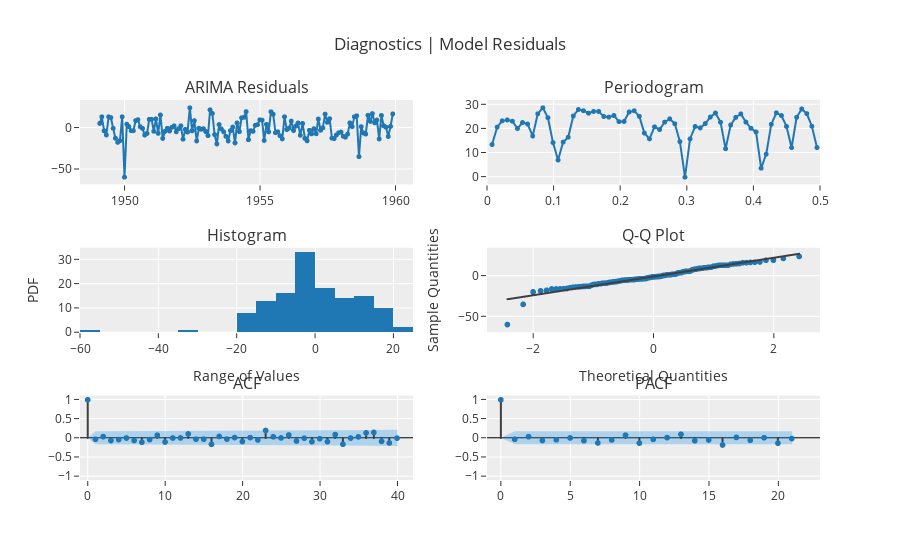

The notebook cell this image was saved under:
### Code cell
exp.plot_model(sarima110111, plot='diagnostics')

### Figure 1 — Plotly figure (JSON) as saved in the notebook; plotly's stock layout.template omitted (floating-point values rounded to 4 significant figures; data arrays with more than 128 entries replaced by an {"elided": "..."} marker saying what was removed)
{"data": [{"line": {"color": "rgb(31, 119, 180)", "width": 2}, "marker": {"color": "rgb(31, 119, 180)", "size": 5}, "mode": "lines+markers", "name": "ARIMA", "showlegend": false, "type": "scattergl", "x": {"elided": "131 str values"}, "xaxis": "x", "y": {"elided": "131 float values"}, "yaxis": "y"}, {"hoverinfo": "text", "hovertext": ["Freq: 0.0076<br>Ampl: 13.4192<br>Time period: 131.0", "Freq: 0.0153<br>Ampl: 20.6842<br>Time period: 65.5", "Freq: 0.0229<br>Ampl: 23.3034<br>Time period: 43.6667", "Freq: 0.0305<br>Ampl: 23.6682<br>Time period: 32.75", "Freq: 0.0382<br>Ampl: 23.1453<br>Time period: 26.2", "Freq: 0.0458<br>Ampl: 20.1035<br>Time period: 21.8333", "Freq: 0.0534<br>Ampl: 22.5983<br>Time period: 18.7143", "Freq: 0.0611<br>Ampl: 21.9528<br>Time period: 16.375", "Freq: 0.0687<br>Ampl: 16.9868<br>Time period: 14.5556", "Freq: 0.0763<br>Ampl: 26.249<br>Time period: 13.1", "Freq: 0.084<br>Ampl: 28.7357<br>Time period: 11.9091", "Freq: 0.0916<br>Ampl: 24.6128<br>Time period: 10.9167", "Freq: 0.0992<br>Ampl: 14.2329<br>Time period: 10.0769", "Freq: 0.1069<br>Ampl: 6.9543<br>Time period: 9.3571", "Freq: 0.1145<br>Ampl: 14.4327<br>Time period: 8.7333", "Freq: 0.1221<br>Ampl: 16.4677<br>Time period: 8.1875", "Freq: 0.1298<br>Ampl: 25.3343<br>Time period: 7.7059", "Freq: 0.1374<br>Ampl: 28.0212<br>Time period: 7.2778", "Freq: 0.145<br>Ampl: 27.5111<br>Time period: 6.8947", "Freq: 0.1527<br>Ampl: 26.5004<br>Time period: 6.55", "Freq: 0.1603<br>Ampl: 27.2249<br>Time period: 6.2381", "Freq: 0.1679<br>Ampl: 27.2226<br>Time period: 5.9545", "Freq: 0.1756<br>Ampl: 25.1307<br>Time period: 5.6957", "Freq: 0.1832<br>Ampl: 24.8596<br>Time period: 5.4583", "Freq: 0.1908<br>Ampl: 25.5187<br>Time period: 5.24", "Freq: 0.1985<br>Ampl: 22.9608<br>Time period: 5.0385", "Freq: 0.2061<br>Ampl: 23.0367<br>Time period: 4.8519", "Freq: 0.2137<br>Ampl: 27.0036<br>Time period: 4.6786", "Freq: 0.2214<br>Ampl: 27.5137<br>Time period: 4.5172", "Freq: 0.229<br>Ampl: 25.1891<br>Time period: 4.3667", "Freq: 0.2366<br>Ampl: 18.2151<br>Time period: 4.2258", "Freq: 0.2443<br>Ampl: 15.7837<br>Time period: 4.0938", "Freq: 0.2519<br>Ampl: 20.8091<br>Time period: 3.9697", "Freq: 0.2595<br>Ampl: 19.6548<br>Time period: 3.8529", "Freq: 0.2672<br>Ampl: 22.7674<br>Time period: 3.7429", "Freq: 0.2748<br>Ampl: 24.1189<br>Time period: 3.6389", "Freq: 0.2824<br>Ampl: 22.0852<br>Time period: 3.5405", "Freq: 0.2901<br>Ampl: 14.6291<br>Time period: 3.4474", "Freq: 0.2977<br>Ampl: -0.1953<br>Time period: 3.359", "Freq: 0.3053<br>Ampl: 15.7703<br>Time period: 3.275", "Freq: 0.313<br>Ampl: 20.942<br>Time period: 3.1951", "Freq: 0.3206<br>Ampl: 20.3501<br>Time period: 3.119", "Freq: 0.3282<br>Ampl: 22.1605<br>Time period: 3.0465", "Freq: 0.3359<br>Ampl: 24.8792<br>Time period: 2.9773", "Freq: 0.3435<br>Ampl: 26.5734<br>Time period: 2.9111", "Freq: 0.3511<br>Ampl: 22.7324<br>Time period: 2.8478", "Freq: 0.3588<br>Ampl: 11.6818<br>Time period: 2.7872", "Freq: 0.3664<br>Ampl: 21.5542<br>Time period: 2.7292", "Freq: 0.374<br>Ampl: 24.7387<br>Time period: 2.6735", "Freq: 0.3817<br>Ampl: 26.1973<br>Time period: 2.62", "Freq: 0.3893<br>Ampl: 22.7856<br>Time period: 2.5686", "Freq: 0.3969<br>Ampl: 20.1844<br>Time period: 2.5192", "Freq: 0.4046<br>Ampl: 18.6475<br>Time period: 2.4717", "Freq: 0.4122<br>Ampl: 3.5407<br>Time period: 2.4259", "Freq: 0.4198<br>Ampl: 9.3931<br>Time period: 2.3818", "Freq: 0.4275<br>Ampl: 21.8505<br>Time period: 2.3393", "Freq: 0.4351<br>Ampl: 26.6385<br>Time period: 2.2982", "Freq: 0.4427<br>Ampl: 25.5062<br>Time period: 2.2586", "Freq: 0.4504<br>Ampl: 20.9611<br>Time period: 2.2203", "Freq: 0.458<br>Ampl: 12.1355<br>Time period: 2.1833", "Freq: 0.4656<br>Ampl: 24.7841<br>Time period: 2.1475", "Freq: 0.4733<br>Ampl: 28.2466<br>Time period: 2.1129", "Freq: 0.4809<br>Ampl: 26.2967<br>Time period: 2.0794", "Freq: 0.4885<br>Ampl: 21.0393<br>Time period: 2.0469", "Freq: 0.4962<br>Ampl: 12.1658<br>Time period: 2.0154"], "line": {"color": "#1f77b4", "width": 2}, "marker": {"size": 5}, "mode": "lines+markers", "name": "ARIMA", "showlegend": false, "type": "scattergl", "x": [0.007634, 0.01527, 0.0229, 0.03053, 0.03817, 0.0458, 0.05344, 0.06107, 0.0687, 0.07634, 0.08397, 0.0916, 0.09924, 0.1069, 0.1145, 0.1221, 0.1298, 0.1374, 0.145, 0.1527, 0.1603, 0.1679, 0.1756, 0.1832, 0.1908, 0.1985, 0.2061, 0.2137, 0.2214, 0.229, 0.2366, 0.2443, 0.2519, 0.2595, 0.2672, 0.2748, 0.2824, 0.2901, 0.2977, 0.3053, 0.313, 0.3206, 0.3282, 0.3359, 0.3435, 0.3511, 0.3588, 0.3664, 0.374, 0.3817, 0.3893, 0.3969, 0.4046, 0.4122, 0.4198, 0.4275, 0.4351, 0.4427, 0.4504, 0.458, 0.4656, 0.4733, 0.4809, 0.4885, 0.4962], "xaxis": "x2", "y": [13.42, 20.68, 23.3, 23.67, 23.15, 20.1, 22.6, 21.95, 16.99, 26.25, 28.74, 24.61, 14.23, 6.954, 14.43, 16.47, 25.33, 28.02, 27.51, 26.5, 27.22, 27.22, 25.13, 24.86, 25.52, 22.96, 23.04, 27.0, 27.51, 25.19, 18.22, 15.78, 20.81, 19.65, 22.77, 24.12, 22.09, 14.63, -0.1953, 15.77, 20.94, 20.35, 22.16, 24.88, 26.57, 22.73, 11.68, 21.55, 24.74, 26.2, 22.79, 20.18, 18.65, 3.541, 9.393, 21.85, 26.64, 25.51, 20.96, 12.14, 24.78, 28.25, 26.3, 21.04, 12.17], "yaxis": "y2"}, {"alignmentgroup": "True", "bingroup": "x", "hovertemplate": "variable=ARIMA<br>value=%{x}<br>count=%{y}<extra></extra>", "legendgroup": "ARIMA", "marker": {"color": "#1f77b4", "pattern": {"shape": ""}}, "name": "ARIMA", "offsetgroup": "ARIMA", "orientation": "v", "showlegend": false, "type": "histogram", "x": {"elided": "131 float values"}, "xaxis": "x3", "yaxis": "y3"}, {"marker": {"color": "#1f77b4"}, "mode": "markers", "name": "ARIMA", "showlegend": false, "type": "scattergl", "x": {"elided": "131 float values"}, "xaxis": "x4", "y": {"elided": "131 float values"}, "yaxis": "y4"}, {"line": {"color": "#3f3f3f"}, "mode": "lines", "name": "ARIMA", "showlegend": false, "type": "scattergl", "x": {"elided": "131 float values"}, "xaxis": "x4", "y": {"elided": "131 float values"}, "yaxis": "y4"}, {"line": {"color": "#3f3f3f"}, "mode": "lines", "name": "ACF", "showlegend": false, "type": "scattergl", "x": [0, 0], "xaxis": "x5", "y": [0, 1], "yaxis": "y5"}, {"line": {"color": "#3f3f3f"}, "mode": "lines", "name": "ACF", "showlegend": false, "type": "scattergl", "x": [1, 1], "xaxis": "x5", "y": [0, -0.03265], "yaxis": "y5"}, {"line": {"color": "#3f3f3f"}, "mode": "lines", "name": "ACF", "showlegend": false, "type": "scattergl", "x": [2, 2], "xaxis": "x5", "y": [0, 0.03519], "yaxis": "y5"}, {"line": {"color": "#3f3f3f"}, "mode": "lines", "name": "ACF", "showlegend": false, "type": "scattergl", "x": [3, 3], "xaxis": "x5", "y": [0, -0.06636], "yaxis": "y5"}, {"line": {"color": "#3f3f3f"}, "mode": "lines", "name": "ACF", "showlegend": false, "type": "scattergl", "x": [4, 4], "xaxis": "x5", "y": [0, -0.04064], "yaxis": "y5"}, {"line": {"color": "#3f3f3f"}, "mode": "lines", "name": "ACF", "showlegend": false, "type": "scattergl", "x": [5, 5], "xaxis": "x5", "y": [0, -0.001039], "yaxis": "y5"}, {"line": {"color": "#3f3f3f"}, "mode": "lines", "name": "ACF", "showlegend": false, "type": "scattergl", "x": [6, 6], "xaxis": "x5", "y": [0, -0.06522], "yaxis": "y5"}, {"line": {"color": "#3f3f3f"}, "mode": "lines", "name": "ACF", "showlegend": false, "type": "scattergl", "x": [7, 7], "xaxis": "x5", "y": [0, -0.1107], "yaxis": "y5"}, {"line": {"color": "#3f3f3f"}, "mode": "lines", "name": "ACF", "showlegend": false, "type": "scattergl", "x": [8, 8], "xaxis": "x5", "y": [0, -0.04052], "yaxis": "y5"}, {"line": {"color": "#3f3f3f"}, "mode": "lines", "name": "ACF", "showlegend": false, "type": "scattergl", "x": [9, 9], "xaxis": "x5", "y": [0, 0.0722], "yaxis": "y5"}, {"line": {"color": "#3f3f3f"}, "mode": "lines", "name": "ACF", "showlegend": false, "type": "scattergl", "x": [10, 10], "xaxis": "x5", "y": [0, -0.1048], "yaxis": "y5"}, {"line": {"color": "#3f3f3f"}, "mode": "lines", "name": "ACF", "showlegend": false, "type": "scattergl", "x": [11, 11], "xaxis": "x5", "y": [0, 0.0002803], "yaxis": "y5"}, {"line": {"color": "#3f3f3f"}, "mode": "lines", "name": "ACF", "showlegend": false, "type": "scattergl", "x": [12, 12], "xaxis": "x5", "y": [0, 0.0006489], "yaxis": "y5"}, {"line": {"color": "#3f3f3f"}, "mode": "lines", "name": "ACF", "showlegend": false, "type": "scattergl", "x": [13, 13], "xaxis": "x5", "y": [0, 0.1065], "yaxis": "y5"}, {"line": {"color": "#3f3f3f"}, "mode": "lines", "name": "ACF", "showlegend": false, "type": "scattergl", "x": [14, 14], "xaxis": "x5", "y": [0, -0.03128], "yaxis": "y5"}, {"line": {"color": "#3f3f3f"}, "mode": "lines", "name": "ACF", "showlegend": false, "type": "scattergl", "x": [15, 15], "xaxis": "x5", "y": [0, -0.0314], "yaxis": "y5"}, {"line": {"color": "#3f3f3f"}, "mode": "lines", "name": "ACF", "showlegend": false, "type": "scattergl", "x": [16, 16], "xaxis": "x5", "y": [0, -0.1663], "yaxis": "y5"}, {"line": {"color": "#3f3f3f"}, "mode": "lines", "name": "ACF", "showlegend": false, "type": "scattergl", "x": [17, 17], "xaxis": "x5", "y": [0, 0.04035], "yaxis": "y5"}, {"line": {"color": "#3f3f3f"}, "mode": "lines", "name": "ACF", "showlegend": false, "type": "scattergl", "x": [18, 18], "xaxis": "x5", "y": [0, -0.02949], "yaxis": "y5"}, {"line": {"color": "#3f3f3f"}, "mode": "lines", "name": "ACF", "showlegend": false, "type": "scattergl", "x": [19, 19], "xaxis": "x5", "y": [0, 0.01101], "yaxis": "y5"}, {"line": {"color": "#3f3f3f"}, "mode": "lines", "name": "ACF", "showlegend": false, "type": "scattergl", "x": [20, 20], "xaxis": "x5", "y": [0, -0.09267], "yaxis": "y5"}, {"line": {"color": "#3f3f3f"}, "mode": "lines", "name": "ACF", "showlegend": false, "type": "scattergl", "x": [21, 21], "xaxis": "x5", "y": [0, 0.009805], "yaxis": "y5"}, {"line": {"color": "#3f3f3f"}, "mode": "lines", "name": "ACF", "showlegend": false, "type": "scattergl", "x": [22, 22], "xaxis": "x5", "y": [0, -0.05117], "yaxis": "y5"}, {"line": {"color": "#3f3f3f"}, "mode": "lines", "name": "ACF", "showlegend": false, "type": "scattergl", "x": [23, 23], "xaxis": "x5", "y": [0, 0.1962], "yaxis": "y5"}, {"line": {"color": "#3f3f3f"}, "mode": "lines", "name": "ACF", "showlegend": false, "type": "scattergl", "x": [24, 24], "xaxis": "x5", "y": [0, 0.03129], "yaxis": "y5"}, {"line": {"color": "#3f3f3f"}, "mode": "lines", "name": "ACF", "showlegend": false, "type": "scattergl", "x": [25, 25], "xaxis": "x5", "y": [0, 0.002003], "yaxis": "y5"}, {"line": {"color": "#3f3f3f"}, "mode": "lines", "name": "ACF", "showlegend": false, "type": "scattergl", "x": [26, 26], "xaxis": "x5", "y": [0, 0.07782], "yaxis": "y5"}, {"line": {"color": "#3f3f3f"}, "mode": "lines", "name": "ACF", "showlegend": false, "type": "scattergl", "x": [27, 27], "xaxis": "x5", "y": [0, -0.07822], "yaxis": "y5"}, {"line": {"color": "#3f3f3f"}, "mode": "lines", "name": "ACF", "showlegend": false, "type": "scattergl", "x": [28, 28], "xaxis": "x5", "y": [0, -0.005379], "yaxis": "y5"}, {"line": {"color": "#3f3f3f"}, "mode": "lines", "name": "ACF", "showlegend": false, "type": "scattergl", "x": [29, 29], "xaxis": "x5", "y": [0, -0.09731], "yaxis": "y5"}, {"line": {"color": "#3f3f3f"}, "mode": "lines", "name": "ACF", "showlegend": false, "type": "scattergl", "x": [30, 30], "xaxis": "x5", "y": [0, -0.01937], "yaxis": "y5"}, {"line": {"color": "#3f3f3f"}, "mode": "lines", "name": "ACF", "showlegend": false, "type": "scattergl", "x": [31, 31], "xaxis": "x5", "y": [0, -0.09481], "yaxis": "y5"}, {"line": {"color": "#3f3f3f"}, "mode": "lines", "name": "ACF", "showlegend": false, "type": "scattergl", "x": [32, 32], "xaxis": "x5", "y": [0, 0.0891], "yaxis": "y5"}, {"line": {"color": "#3f3f3f"}, "mode": "lines", "name": "ACF", "showlegend": false, "type": "scattergl", "x": [33, 33], "xaxis": "x5", "y": [0, -0.1638], "yaxis": "y5"}, {"line": {"color": "#3f3f3f"}, "mode": "lines", "name": "ACF", "showlegend": false, "type": "scattergl", "x": [34, 34], "xaxis": "x5", "y": [0, -0.001487], "yaxis": "y5"}, {"line": {"color": "#3f3f3f"}, "mode": "lines", "name": "ACF", "showlegend": false, "type": "scattergl", "x": [35, 35], "xaxis": "x5", "y": [0, 0.02924], "yaxis": "y5"}, {"line": {"color": "#3f3f3f"}, "mode": "lines", "name": "ACF", "showlegend": false, "type": "scattergl", "x": [36, 36], "xaxis": "x5", "y": [0, 0.1328], "yaxis": "y5"}, {"line": {"color": "#3f3f3f"}, "mode": "lines", "name": "ACF", "showlegend": false, "type": "scattergl", "x": [37, 37], "xaxis": "x5", "y": [0, 0.1468], "yaxis": "y5"}, {"line": {"color": "#3f3f3f"}, "mode": "lines", "name": "ACF", "showlegend": false, "type": "scattergl", "x": [38, 38], "xaxis": "x5", "y": [0, -0.09032], "yaxis": "y5"}, {"line": {"color": "#3f3f3f"}, "mode": "lines", "name": "ACF", "showlegend": false, "type": "scattergl", "x": [39, 39], "xaxis": "x5", "y": [0, -0.1294], "yaxis": "y5"}, {"line": {"color": "#3f3f3f"}, "mode": "lines", "name": "ACF", "showlegend": false, "type": "scattergl", "x": [40, 40], "xaxis": "x5", "y": [0, -0.00335], "yaxis": "y5"}, {"marker": {"color": "#1f77b4", "size": 6}, "mode": "markers", "name": "ACF", "showlegend": false, "type": "scattergl", "x": [0, 1, 2, 3, 4, 5, 6, 7, 8, 9, 10, 11, 12, 13, 14, 15, 16, 17, 18, 19, 20, 21, 22, 23, 24, 25, 26, 27, 28, 29, 30, 31, 32, 33, 34, 35, 36, 37, 38, 39, 40], "xaxis": "x5", "y": [1, -0.03265, 0.03519, -0.06636, -0.04064, -0.001039, -0.06522, -0.1107, -0.04052, 0.0722, -0.1048, 0.0002803, 0.0006489, 0.1065, -0.03128, -0.0314, -0.1663, 0.04035, -0.02949, 0.01101, -0.09267, 0.009805, -0.05117, 0.1962, 0.03129, 0.002003, 0.07782, -0.07822, -0.005379, -0.09731, -0.01937, -0.09481, 0.0891, -0.1638, -0.001487, 0.02924, 0.1328, 0.1468, -0.09032, -0.1294, -0.00335], "yaxis": "y5"}, {"line": {"color": "rgba(255,255,255,0)"}, "mode": "lines", "name": "UC", "showlegend": false, "type": "scatter", "x": [0, 1, 2, 3, 4, 5, 6, 7, 8, 9, 10, 11, 12, 13, 14, 15, 16, 17, 18, 19, 20, 21, 22, 23, 24, 25, 26, 27, 28, 29, 30, 31, 32, 33, 34, 35, 36, 37, 38, 39, 40], "xaxis": "x5", "y": [0, 0.1712, 0.1714, 0.1716, 0.1724, 0.1727, 0.1727, 0.1734, 0.1754, 0.1757, 0.1766, 0.1784, 0.1784, 0.1784, 0.1803, 0.1804, 0.1806, 0.185, 0.1853, 0.1854, 0.1854, 0.1868, 0.1868, 0.1872, 0.1931, 0.1933, 0.1933, 0.1942, 0.1951, 0.1951, 0.1966, 0.1966, 0.1979, 0.1991, 0.203, 0.203, 0.2032, 0.2057, 0.2087, 0.2099, 0.2122], "yaxis": "y5"}, {"fill": "tonexty", "fillcolor": "rgba(32, 146, 230,0.3)", "line": {"color": "rgba(255,255,255,0)"}, "mode": "lines", "name": "LC", "showlegend": false, "type": "scatter", "x": [0, 1, 2, 3, 4, 5, 6, 7, 8, 9, 10, 11, 12, 13, 14, 15, 16, 17, 18, 19, 20, 21, 22, 23, 24, 25, 26, 27, 28, 29, 30, 31, 32, 33, 34, 35, 36, 37, 38, 39, 40], "xaxis": "x5", "y": [0, -0.1712, -0.1714, -0.1716, -0.1724, -0.1727, -0.1727, -0.1734, -0.1754, -0.1757, -0.1766, -0.1784, -0.1784, -0.1784, -0.1803, -0.1804, -0.1806, -0.185, -0.1853, -0.1854, -0.1854, -0.1868, -0.1868, -0.1872, -0.1931, -0.1933, -0.1933, -0.1942, -0.1951, -0.1951, -0.1966, -0.1966, -0.1979, -0.1991, -0.203, -0.203, -0.2032, -0.2057, -0.2087, -0.2099, -0.2122], "yaxis": "y5"}, {"line": {"color": "#3f3f3f"}, "mode": "lines", "name": "PACF", "showlegend": false, "type": "scattergl", "x": [0, 0], "xaxis": "x6", "y": [0, 1], "yaxis": "y6"}, {"line": {"color": "#3f3f3f"}, "mode": "lines", "name": "PACF", "showlegend": false, "type": "scattergl", "x": [1, 1], "xaxis": "x6", "y": [0, -0.03291], "yaxis": "y6"}, {"line": {"color": "#3f3f3f"}, "mode": "lines", "name": "PACF", "showlegend": false, "type": "scattergl", "x": [2, 2], "xaxis": "x6", "y": [0, 0.03469], "yaxis": "y6"}, {"line": {"color": "#3f3f3f"}, "mode": "lines", "name": "PACF", "showlegend": false, "type": "scattergl", "x": [3, 3], "xaxis": "x6", "y": [0, -0.06579], "yaxis": "y6"}, {"line": {"color": "#3f3f3f"}, "mode": "lines", "name": "PACF", "showlegend": false, "type": "scattergl", "x": [4, 4], "xaxis": "x6", "y": [0, -0.04756], "yaxis": "y6"}, {"line": {"color": "#3f3f3f"}, "mode": "lines", "name": "PACF", "showlegend": false, "type": "scattergl", "x": [5, 5], "xaxis": "x6", "y": [0, 0.0007139], "yaxis": "y6"}, {"line": {"color": "#3f3f3f"}, "mode": "lines", "name": "PACF", "showlegend": false, "type": "scattergl", "x": [6, 6], "xaxis": "x6", "y": [0, -0.07042], "yaxis": "y6"}, {"line": {"color": "#3f3f3f"}, "mode": "lines", "name": "PACF", "showlegend": false, "type": "scattergl", "x": [7, 7], "xaxis": "x6", "y": [0, -0.1293], "yaxis": "y6"}, {"line": {"color": "#3f3f3f"}, "mode": "lines", "name": "PACF", "showlegend": false, "type": "scattergl", "x": [8, 8], "xaxis": "x6", "y": [0, -0.05127], "yaxis": "y6"}, {"line": {"color": "#3f3f3f"}, "mode": "lines", "name": "PACF", "showlegend": false, "type": "scattergl", "x": [9, 9], "xaxis": "x6", "y": [0, 0.0736], "yaxis": "y6"}, {"line": {"color": "#3f3f3f"}, "mode": "lines", "name": "PACF", "showlegend": false, "type": "scattergl", "x": [10, 10], "xaxis": "x6", "y": [0, -0.1337], "yaxis": "y6"}, {"line": {"color": "#3f3f3f"}, "mode": "lines", "name": "PACF", "showlegend": false, "type": "scattergl", "x": [11, 11], "xaxis": "x6", "y": [0, -0.03512], "yaxis": "y6"}, {"line": {"color": "#3f3f3f"}, "mode": "lines", "name": "PACF", "showlegend": false, "type": "scattergl", "x": [12, 12], "xaxis": "x6", "y": [0, 0.01019], "yaxis": "y6"}, {"line": {"color": "#3f3f3f"}, "mode": "lines", "name": "PACF", "showlegend": false, "type": "scattergl", "x": [13, 13], "xaxis": "x6", "y": [0, 0.0954], "yaxis": "y6"}, {"line": {"color": "#3f3f3f"}, "mode": "lines", "name": "PACF", "showlegend": false, "type": "scattergl", "x": [14, 14], "xaxis": "x6", "y": [0, -0.07122], "yaxis": "y6"}, {"line": {"color": "#3f3f3f"}, "mode": "lines", "name": "PACF", "showlegend": false, "type": "scattergl", "x": [15, 15], "xaxis": "x6", "y": [0, -0.05189], "yaxis": "y6"}, {"line": {"color": "#3f3f3f"}, "mode": "lines", "name": "PACF", "showlegend": false, "type": "scattergl", "x": [16, 16], "xaxis": "x6", "y": [0, -0.1829], "yaxis": "y6"}, {"line": {"color": "#3f3f3f"}, "mode": "lines", "name": "PACF", "showlegend": false, "type": "scattergl", "x": [17, 17], "xaxis": "x6", "y": [0, 0.01499], "yaxis": "y6"}, {"line": {"color": "#3f3f3f"}, "mode": "lines", "name": "PACF", "showlegend": false, "type": "scattergl", "x": [18, 18], "xaxis": "x6", "y": [0, -0.06005], "yaxis": "y6"}, {"line": {"color": "#3f3f3f"}, "mode": "lines", "name": "PACF", "showlegend": false, "type": "scattergl", "x": [19, 19], "xaxis": "x6", "y": [0, 0.006997], "yaxis": "y6"}, {"line": {"color": "#3f3f3f"}, "mode": "lines", "name": "PACF", "showlegend": false, "type": "scattergl", "x": [20, 20], "xaxis": "x6", "y": [0, -0.1356], "yaxis": "y6"}, {"line": {"color": "#3f3f3f"}, "mode": "lines", "name": "PACF", "showlegend": false, "type": "scattergl", "x": [21, 21], "xaxis": "x6", "y": [0, -0.01482], "yaxis": "y6"}, {"marker": {"color": "#1f77b4", "size": 6}, "mode": "markers", "name": "PACF", "showlegend": false, "type": "scattergl", "x": [0, 1, 2, 3, 4, 5, 6, 7, 8, 9, 10, 11, 12, 13, 14, 15, 16, 17, 18, 19, 20, 21], "xaxis": "x6", "y": [1, -0.03291, 0.03469, -0.06579, -0.04756, 0.0007139, -0.07042, -0.1293, -0.05127, 0.0736, -0.1337, -0.03512, 0.01019, 0.0954, -0.07122, -0.05189, -0.1829, 0.01499, -0.06005, 0.006997, -0.1356, -0.01482], "yaxis": "y6"}, {"line": {"color": "rgba(255,255,255,0)"}, "mode": "lines", "name": "UC", "showlegend": false, "type": "scatter", "x": [0, 1, 2, 3, 4, 5, 6, 7, 8, 9, 10, 11, 12, 13, 14, 15, 16, 17, 18, 19, 20, 21], "xaxis": "x6", "y": [0, 0.1712, 0.1712, 0.1712, 0.1712, 0.1712, 0.1712, 0.1712, 0.1712, 0.1712, 0.1712, 0.1712, 0.1712, 0.1712, 0.1712, 0.1712, 0.1712, 0.1712, 0.1712, 0.1712, 0.1712, 0.1712], "yaxis": "y6"}, {"fill": "tonexty", "fillcolor": "rgba(32, 146, 230,0.3)", "line": {"color": "rgba(255,255,255,0)"}, "mode": "lines", "name": "LC", "showlegend": false, "type": "scatter", "x": [0, 1, 2, 3, 4, 5, 6, 7, 8, 9, 10, 11, 12, 13, 14, 15, 16, 17, 18, 19, 20, 21], "xaxis": "x6", "y": [0, -0.1712, -0.1712, -0.1712, -0.1712, -0.1712, -0.1712, -0.1712, -0.1712, -0.1712, -0.1712, -0.1712, -0.1712, -0.1712, -0.1712, -0.1712, -0.1712, -0.1712, -0.1712, -0.1712, -0.1712, -0.1712], "yaxis": "y6"}], "layout": {"annotations": [{"font": {"size": 16}, "showarrow": false, "text": "ARIMA Residuals", "x": 0.225, "xanchor": "center", "xref": "paper", "y": 1, "yanchor": "bottom", "yref": "paper"}, {"font": {"size": 16}, "showarrow": false, "text": "Periodogram", "x": 0.775, "xanchor": "center", "xref": "paper", "y": 1, "yanchor": "bottom", "yref": "paper"}, {"font": {"size": 16}, "showarrow": false, "text": "Histogram", "x": 0.225, "xanchor": "center", "xref": "paper", "y": 0.6111, "yanchor": "bottom", "yref": "paper"}, {"font": {"size": 16}, "showarrow": false, "text": "Q-Q Plot", "x": 0.775, "xanchor": "center", "xref": "paper", "y": 0.6111, "yanchor": "bottom", "yref": "paper"}, {"font": {"size": 16}, "showarrow": false, "text": "ACF", "x": 0.225, "xanchor": "center", "xref": "paper", "y": 0.2222, "yanchor": "bottom", "yref": "paper"}, {"font": {"size": 16}, "showarrow": false, "text": "PACF", "x": 0.775, "xanchor": "center", "xref": "paper", "y": 0.2222, "yanchor": "bottom", "yref": "paper"}], "showlegend": false, "title": {"text": "Diagnostics | Model Residuals"}, "xaxis": {"anchor": "y", "domain": [0, 0.45]}, "xaxis2": {"anchor": "y2", "domain": [0.55, 1], "range": [0, 0.5]}, "xaxis3": {"anchor": "y3", "domain": [0, 0.45], "title": {"text": "Range of Values"}}, "xaxis4": {"anchor": "y4", "domain": [0.55, 1], "title": {"text": "Theoretical Quantities"}}, "xaxis5": {"anchor": "y5", "domain": [0, 0.45], "range": [-1, 42]}, "xaxis6": {"anchor": "y6", "domain": [0.55, 1], "range": [-1, 23]}, "yaxis": {"anchor": "x", "domain": [0.7778, 1]}, "yaxis2": {"anchor": "x2", "domain": [0.7778, 1]}, "yaxis3": {"anchor": "x3", "domain": [0.3889, 0.6111], "title": {"text": "PDF"}}, "yaxis4": {"anchor": "x4", "domain": [0.3889, 0.6111], "title": {"text": "Sample Quantities"}}, "yaxis5": {"anchor": "x5", "domain": [0, 0.2222], "range": [-1.1, 1.1], "zerolinecolor": "#000000"}, "yaxis6": {"anchor": "x6", "domain": [0, 0.2222], "range": [-1.1, 1.1], "zerolinecolor": "#000000"}}}
